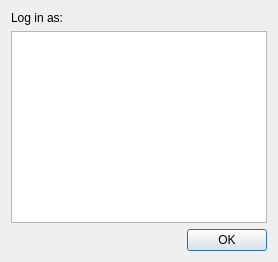
<?xml version="1.0" encoding="UTF-8"?>
<ui version="4.0">
 <class>adminSelector</class>
 <widget class="QDialog" name="adminSelector">
  <property name="geometry">
   <rect>
    <x>0</x>
    <y>0</y>
    <width>400</width>
    <height>300</height>
   </rect>
  </property>
  <property name="windowTitle">
   <string>Administrator accounts</string>
  </property>
  <layout class="QGridLayout" name="gridLayout">
   <property name="sizeConstraint">
    <enum>QLayout::SetFixedSize</enum>
   </property>
   <item row="2" column="0">
    <widget class="QFrame" name="buttonsFrame">
     <property name="sizePolicy">
      <sizepolicy hsizetype="Preferred" vsizetype="Fixed">
       <horstretch>0</horstretch>
       <verstretch>0</verstretch>
      </sizepolicy>
     </property>
     <property name="frameShape">
      <enum>QFrame::NoFrame</enum>
     </property>
     <property name="frameShadow">
      <enum>QFrame::Plain</enum>
     </property>
     <layout class="QHBoxLayout" name="horizontalLayout">
      <property name="leftMargin">
       <number>0</number>
      </property>
      <property name="topMargin">
       <number>0</number>
      </property>
      <property name="rightMargin">
       <number>0</number>
      </property>
      <property name="bottomMargin">
       <number>0</number>
      </property>
      <item alignment="Qt::AlignRight">
       <widget class="QPushButton" name="okButton">
        <property name="sizePolicy">
         <sizepolicy hsizetype="Fixed" vsizetype="Fixed">
          <horstretch>0</horstretch>
          <verstretch>0</verstretch>
         </sizepolicy>
        </property>
        <property name="text">
         <string notr="true">OK</string>
        </property>
       </widget>
      </item>
     </layout>
    </widget>
   </item>
   <item row="0" column="0">
    <widget class="QLabel" name="titleLabel">
     <property name="sizePolicy">
      <sizepolicy hsizetype="Preferred" vsizetype="Fixed">
       <horstretch>0</horstretch>
       <verstretch>0</verstretch>
      </sizepolicy>
     </property>
     <property name="text">
      <string>Log in as:</string>
     </property>
    </widget>
   </item>
   <item row="1" column="0">
    <widget class="QListWidget" name="adminList"/>
   </item>
  </layout>
 </widget>
 <resources/>
 <connections/>
</ui>
